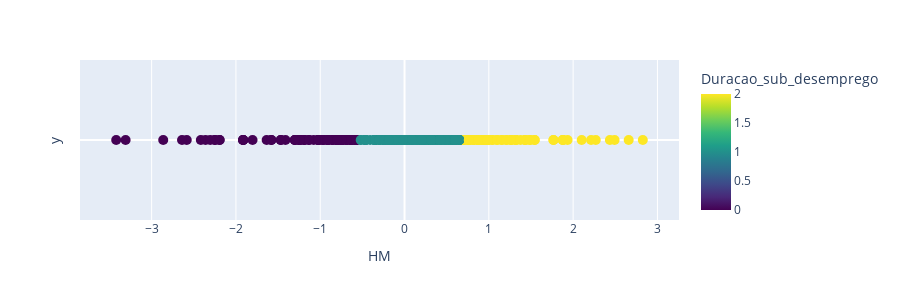

The code cell stored with this chart in its notebook:
### Code cell
clustered_df = aplicar_kmeans(df_duraçcao_sub_desemprego, 3, nome_cluster='Duracao_sub_desemprego')
save_clustered_df_to_csv(clustered_df, "csv_files/", "6_Duracao_Desemprego.csv")

### Figure 1 — Plotly figure (JSON) as saved in the notebook; plotly's stock layout.template omitted (floating-point values rounded to 4 significant figures; data arrays with more than 128 entries replaced by an {"elided": "..."} marker saying what was removed)
{"data": [{"customdata": {"elided": "308x3 mixed values"}, "hovertemplate": "valor=%{x}<br>y=%{y}<br>local=%{customdata[0]}<br>codigo=%{customdata[1]}<br>HM=%{customdata[2]}<br>Duracao_sub_desemprego=%{marker.color}<extra></extra>", "legendgroup": "", "marker": {"color": {"elided": "308 int values"}, "coloraxis": "coloraxis", "size": 10, "symbol": "circle"}, "mode": "markers", "name": "", "orientation": "v", "showlegend": false, "type": "scatter", "x": {"elided": "308 float values"}, "xaxis": "x", "y": {"elided": "308 int values"}, "yaxis": "y"}], "layout": {"coloraxis": {"colorbar": {"title": {"text": "Duracao_sub_desemprego"}}, "colorscale": [[0, "#440154"], [0.1111, "#482878"], [0.2222, "#3e4989"], [0.3333, "#31688e"], [0.4444, "#26828e"], [0.5556, "#1f9e89"], [0.6667, "#35b779"], [0.7778, "#6ece58"], [0.8889, "#b5de2b"], [1, "#fde725"]]}, "height": 300, "legend": {"tracegroupgap": 0}, "margin": {"t": 60}, "xaxis": {"anchor": "y", "domain": [0, 1], "title": {"text": "HM"}}, "yaxis": {"anchor": "x", "domain": [0, 1], "showgrid": false, "showticklabels": false, "title": {"text": "y"}}}}
